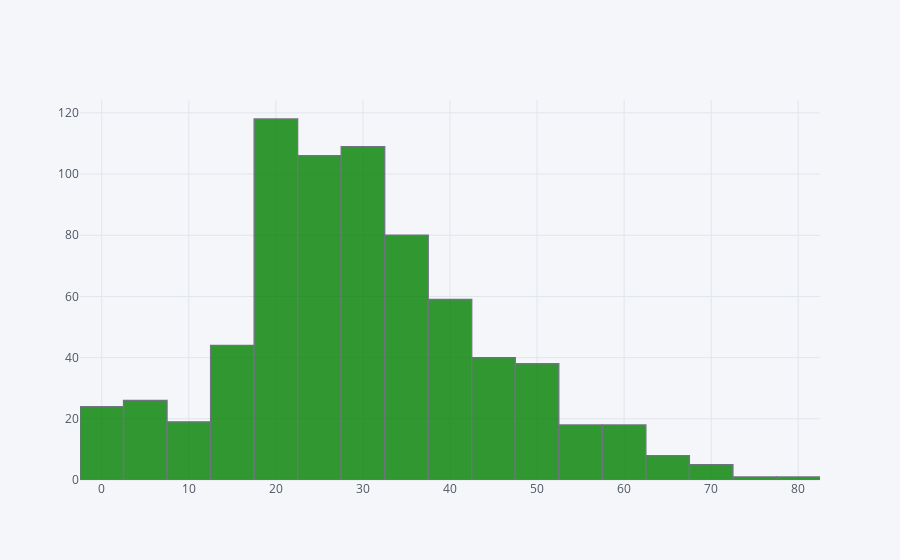

Notebook code cell kept with this figure:
### Code cell
df['Age'].iplot(kind='hist',bins=30,color='green')

### Figure 1 — Plotly figure (JSON) as saved in the notebook; plotly's stock layout.template omitted (floating-point values rounded to 4 significant figures; data arrays with more than 128 entries replaced by an {"elided": "..."} marker saying what was removed)
{"data": [{"histfunc": "count", "histnorm": "", "marker": {"color": "rgba(0, 128, 0, 1.0)", "line": {"color": "#4D5663", "width": 1.3}}, "name": "Age", "nbinsx": 30, "opacity": 0.8, "orientation": "v", "type": "histogram", "uid": "c0eb5ad5-06d1-42ab-a124-29d7f5bf04f0", "x": {"elided": "891 float values"}}], "layout": {"barmode": "overlay", "legend": {"bgcolor": "#F5F6F9", "font": {"color": "#4D5663"}}, "paper_bgcolor": "#F5F6F9", "plot_bgcolor": "#F5F6F9", "title": {"font": {"color": "#4D5663"}}, "xaxis": {"gridcolor": "#E1E5ED", "showgrid": true, "tickfont": {"color": "#4D5663"}, "title": {"font": {"color": "#4D5663"}, "text": ""}, "zerolinecolor": "#E1E5ED"}, "yaxis": {"gridcolor": "#E1E5ED", "showgrid": true, "tickfont": {"color": "#4D5663"}, "title": {"font": {"color": "#4D5663"}, "text": ""}, "zerolinecolor": "#E1E5ED"}}}
